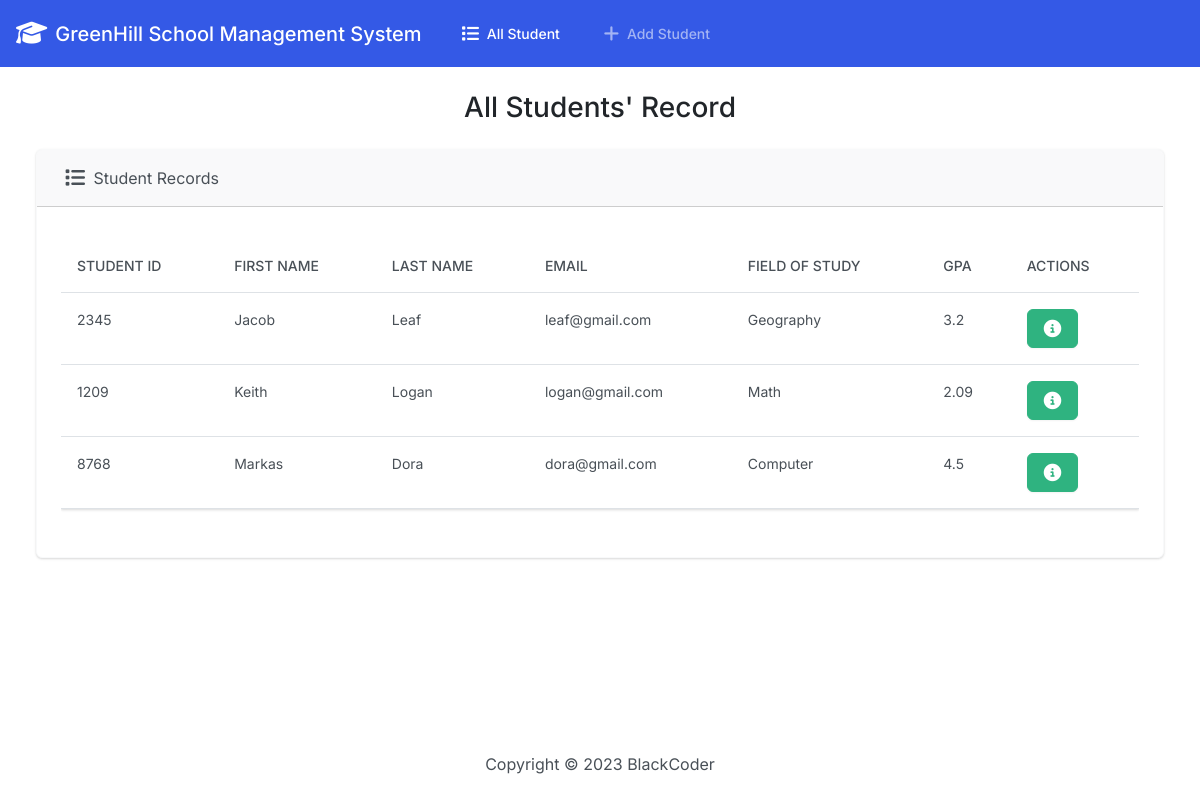
The page / on the database its author committed.
### website/models.py (models this page shows, shortened)
class Student(models.Model):
    student_id = models.PositiveIntegerField()
    first_name = models.CharField(max_length=30)
    last_name = models.CharField(max_length=30)
    email = models.CharField(max_length=30)
    field_of_study = models.CharField(max_length=40)
    gpa = models.FloatField()

### website/views.py (the view)
# urls.py: 2. Add a URL to urlpatterns:  path('', views.home, name='home')
def home(request):
    return render(request, 'home.html',
                  {'students': Student.objects.all()
                   })

### website/templates/home.html (shortened to what this page needs)
{% extends "base.html" %}
{% block body %}
 <h3 class="m-4 text-center text-body-dark" >All Students' Record</h3>
  <div class="col-12">
    {% if students %}
      <div class="card border-light mb-3 ms-4 me-4 mb-4" >
        <div class="card-header">
          <i class="fa-solid fa-list fa-lg ms-1 me-1"></i> Student Records
        </div>
            <div class="card-body">
           <p class="card-text">
             <div class="table-responsive">
              <table class="table table-hover">
                  <thead>
                    <tr>
                      <th scope="col">Student ID</th>
                      <th scope="col">First Name</th>
                      <th scope="col">Last Name</th>
                      <th scope="col">Email</th>
                      <th scope="col">Field of Study</th>
                      <th scope="col">GPA</th>
                      <th scope="col">ACTIONS</th>
                    </tr>
                  </thead>
                  <tbody>
                  {% for student in students %}
                    <tr>
                      <td>{{ student.student_id }}</td>
                      <td>{{ student.first_name }}</td>
                      <td>{{ student.last_name }}</td>
                      <td>{{ student.email }}</td>
                      <td>{{ student.field_of_study }}</td>
                      <td>{{ student.gpa }}</td>
                      <td>
                      <button type="button" class="btn btn-success me-1" href="{% url 'view_student' student.id %}" data-bs-toggle="modal" data-bs-target="#myModal{{ student.id }}" >
                      </button>
                  </td>
                </tr>
              {% endfor %}
              </tbody>
          </table>
        </div>
       </p>
      </div>
      </div>
    {% else %}
    <h5 class="alert alert-primary ms-4 me-4">No Student Records</h5>
    {% endif %}
  </div>
</div>
{% endblock %}

### website/templates/base.html (shortened to what this page needs)
{% load static %}
<!DOCTYPE html>
<html lang="en">
<head>
    <link rel="stylesheet" href="https://cdnjs.cloudflare.com/ajax/libs/font-awesome/6.4.2/css/all.min.css"  />
    <link href="{% static 'css/bootstrap.min.css' %}" rel="stylesheet">
</head>
<body class="d-flex flex-column min-vh-100">
<nav class="navbar navbar-expand-lg bg-primary" data-bs-theme="dark">
  <div class="container-fluid">
    <a class="navbar-brand" href="{% url 'home' %}">
      <i class="fa-solid fa-graduation-cap fa-lg ms-1 me-2"></i>GreenHill School Management System</a>
    <div class="collapse navbar-collapse" id="navbarColor01">
      <ul class="navbar-nav me-auto">
        <li class="nav-item">
          <a class="nav-link active" href="{% url 'home' %}">
             All Student
          </a>
        </li>
        <li class="nav-item">
          <a class="nav-link" href="{% url 'add' %}">
            Add Student
          </a>
        </li>
      </ul>
    </div>
  </div>
</nav>
<div class="container-fluid">
{% block body %}
{% endblock %}
<footer class="mt-auto mb-4">
  <div class="text-center">
  <span>
    Copyright &copy; <script>document.write(new Date().getFullYear())</script> BlackCoder
  </span>
  </div>
</footer>
</body>
</html>

### rows shown on the page
Student: student_id "2345", first_name "Jacob", last_name "Leaf", email "leaf@gmail.com", field_of_study "Geography", gpa "3.2"
Student: student_id "1209", first_name "Keith", last_name "Logan", email "logan@gmail.com", field_of_study "Math", gpa "2.09"
Student: student_id "8768", first_name "Markas", last_name "Dora", email "dora@gmail.com", field_of_study "Computer", gpa "4.5"
